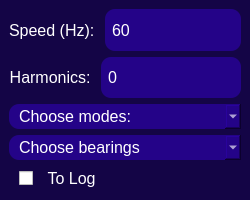
<?xml version="1.0" encoding="UTF-8"?>
<ui version="4.0">
 <class>MainWindow</class>
 <widget class="QMainWindow" name="MainWindow">
  <property name="geometry">
   <rect>
    <x>0</x>
    <y>0</y>
    <width>250</width>
    <height>200</height>
   </rect>
  </property>
  <property name="sizePolicy">
   <sizepolicy hsizetype="Fixed" vsizetype="Fixed">
    <horstretch>0</horstretch>
    <verstretch>0</verstretch>
   </sizepolicy>
  </property>
  <property name="minimumSize">
   <size>
    <width>250</width>
    <height>200</height>
   </size>
  </property>
  <property name="maximumSize">
   <size>
    <width>16777215</width>
    <height>16777215</height>
   </size>
  </property>
  <property name="windowTitle">
   <string>MainWindow</string>
  </property>
  <property name="styleSheet">
   <string notr="true">background: #140546;</string>
  </property>
  <widget class="QWidget" name="centralwidget">
   <property name="sizePolicy">
    <sizepolicy hsizetype="Fixed" vsizetype="Fixed">
     <horstretch>0</horstretch>
     <verstretch>0</verstretch>
    </sizepolicy>
   </property>
   <layout class="QHBoxLayout" name="horizontalLayout_5">
    <item>
     <layout class="QVBoxLayout" name="verticalLayout">
      <item>
       <layout class="QHBoxLayout" name="horizontalLayout_2">
        <item>
         <layout class="QHBoxLayout" name="horizontalLayout_4" stretch="0,2">
          <item>
           <widget class="QLabel" name="lbl_speed">
            <property name="font">
             <font>
              <family>Nirmala UI</family>
              <pointsize>12</pointsize>
             </font>
            </property>
            <property name="styleSheet">
             <string notr="true">color: white;</string>
            </property>
            <property name="text">
             <string>Speed (Hz): </string>
            </property>
           </widget>
          </item>
          <item>
           <widget class="QSpinBox" name="inp_speed">
            <property name="minimumSize">
             <size>
              <width>100</width>
              <height>0</height>
             </size>
            </property>
            <property name="maximumSize">
             <size>
              <width>500000</width>
              <height>50</height>
             </size>
            </property>
            <property name="font">
             <font>
              <family>Nirmala UI</family>
              <pointsize>12</pointsize>
             </font>
            </property>
            <property name="styleSheet">
             <string notr="true">QSpinBox {
	color: white;
	padding: 5px;
	border-radius: 10px;
	background-color: #240388;
}
</string>
            </property>
            <property name="buttonSymbols">
             <enum>QAbstractSpinBox::NoButtons</enum>
            </property>
            <property name="minimum">
             <number>0</number>
            </property>
            <property name="maximum">
             <number>999999</number>
            </property>
            <property name="value">
             <number>60</number>
            </property>
           </widget>
          </item>
         </layout>
        </item>
       </layout>
      </item>
      <item>
       <layout class="QHBoxLayout" name="horizontalLayout_3" stretch="0,2">
        <item>
         <widget class="QLabel" name="lbl_harmonics">
          <property name="font">
           <font>
            <family>Nirmala UI</family>
            <pointsize>12</pointsize>
           </font>
          </property>
          <property name="styleSheet">
           <string notr="true">color: white;</string>
          </property>
          <property name="text">
           <string>Harmonics: </string>
          </property>
          <property name="alignment">
           <set>Qt::AlignRight|Qt::AlignTrailing|Qt::AlignVCenter</set>
          </property>
         </widget>
        </item>
        <item>
         <widget class="QSpinBox" name="inp_harmonics">
          <property name="minimumSize">
           <size>
            <width>100</width>
            <height>0</height>
           </size>
          </property>
          <property name="maximumSize">
           <size>
            <width>50000</width>
            <height>50</height>
           </size>
          </property>
          <property name="font">
           <font>
            <family>Nirmala UI</family>
            <pointsize>12</pointsize>
           </font>
          </property>
          <property name="styleSheet">
           <string notr="true">QSpinBox {
	color: white;
	padding: 5px;
	border-radius: 10px;
	background-color: #240388;
}

QSpinBox::up-arrow {
	width: 10px;
}

QSpinBox::down-arrow {
	width: 10px;
}</string>
          </property>
          <property name="buttonSymbols">
           <enum>QAbstractSpinBox::NoButtons</enum>
          </property>
          <property name="specialValueText">
           <string/>
          </property>
          <property name="maximum">
           <number>99999</number>
          </property>
         </widget>
        </item>
       </layout>
      </item>
      <item>
       <layout class="QVBoxLayout" name="verticalLayout_2">
        <item>
         <widget class="QComboBox" name="drop_modes">
          <property name="minimumSize">
           <size>
            <width>120</width>
            <height>25</height>
           </size>
          </property>
          <property name="maximumSize">
           <size>
            <width>50000</width>
            <height>25</height>
           </size>
          </property>
          <property name="font">
           <font>
            <family>Nirmala UI</family>
            <pointsize>12</pointsize>
            <weight>50</weight>
            <bold>false</bold>
            <kerning>true</kerning>
           </font>
          </property>
          <property name="styleSheet">
           <string notr="true">QComboBox {
	color: white;
	padding-left: 10px;
	border-radius: 10px;
	background-color: #240388;
}

QComboBox QAbstractItemView {
    selection-background-color: #240388;
}

QListView {
	color: white;
	border-radius: 0px;
	padding: 5px;
	font-size: 15px;
}

QComboBox::drop-down {
	image: url(C:/Users/Intern 4.Intern4/Desktop/downarrow.png);
	width: 22px;
	padding-right: 5px;
	height: 28px;
	border-top-right-radius: 5px;
	border-bottom-right-radius: 5px;
}</string>
          </property>
          <property name="sizeAdjustPolicy">
           <enum>QComboBox::AdjustToContents</enum>
          </property>
          <item>
           <property name="text">
            <string>Choose modes: </string>
           </property>
          </item>
          <item>
           <property name="text">
            <string>Roller</string>
           </property>
          </item>
          <item>
           <property name="text">
            <string>Inner Race</string>
           </property>
          </item>
          <item>
           <property name="text">
            <string>Outer Race</string>
           </property>
          </item>
          <item>
           <property name="text">
            <string>Cage</string>
           </property>
          </item>
          <item>
           <property name="text">
            <string>Shaft</string>
           </property>
          </item>
         </widget>
        </item>
        <item>
         <widget class="QComboBox" name="drop_bearings">
          <property name="minimumSize">
           <size>
            <width>120</width>
            <height>25</height>
           </size>
          </property>
          <property name="maximumSize">
           <size>
            <width>50000</width>
            <height>25</height>
           </size>
          </property>
          <property name="font">
           <font>
            <family>Nirmala UI</family>
            <pointsize>12</pointsize>
           </font>
          </property>
          <property name="styleSheet">
           <string notr="true">QComboBox {
	color: white;
	padding-left: 10px;
	border-radius: 10px;
	background-color: #240388;
}

QComboBox QAbstractItemView {
    selection-background-color: #240388;
}

QListView {
	color: white;
	border-radius: 0px;
	padding: 5px;
	font-size: 15px;
}

QComboBox::drop-down {
	image: url(C:/Users/Intern 4.Intern4/Desktop/downarrow.png);
	width: 22px;
	padding-right: 5px;
	height: 28px;
	border-top-right-radius: 5px;
	border-bottom-right-radius: 5px;
}</string>
          </property>
          <property name="editable">
           <bool>false</bool>
          </property>
          <property name="duplicatesEnabled">
           <bool>true</bool>
          </property>
          <property name="frame">
           <bool>true</bool>
          </property>
          <item>
           <property name="text">
            <string>Choose bearings</string>
           </property>
          </item>
          <item>
           <property name="text">
            <string>Quantis148_B1_geom</string>
           </property>
          </item>
         </widget>
        </item>
        <item>
         <widget class="QCheckBox" name="checkBox">
          <property name="font">
           <font>
            <family>Nirmala UI</family>
            <pointsize>12</pointsize>
           </font>
          </property>
          <property name="focusPolicy">
           <enum>Qt::NoFocus</enum>
          </property>
          <property name="layoutDirection">
           <enum>Qt::LeftToRight</enum>
          </property>
          <property name="styleSheet">
           <string notr="true">:enabled {
	background: none;
	border-radius: 10px;
	color: white;
	height: 25px;
	padding-left: 10px;
}

:hover {
	background: #453083;
}</string>
          </property>
          <property name="text">
           <string>  To Log</string>
          </property>
          <property name="checked">
           <bool>false</bool>
          </property>
          <property name="tristate">
           <bool>false</bool>
          </property>
         </widget>
        </item>
       </layout>
      </item>
     </layout>
    </item>
   </layout>
  </widget>
 </widget>
 <resources/>
 <connections/>
</ui>
